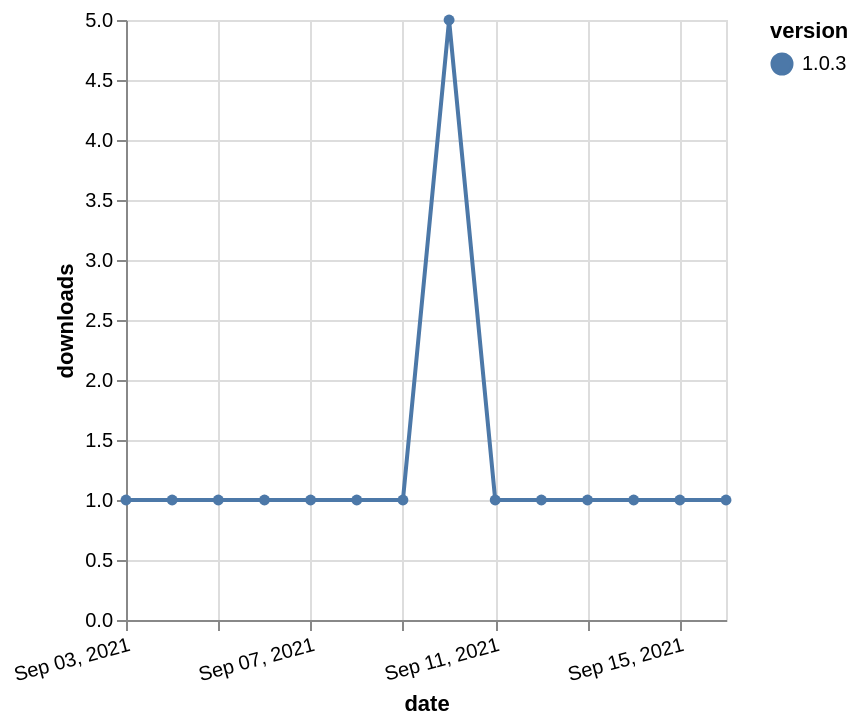

Express this chart as Vega-Lite.
### Vega-Lite specification from a JSON file in a GitHub repository (floating-point values rounded to 4 significant figures)
{"$schema": "https://vega.github.io/schema/vega-lite/v5.json", "description": "A simple bar chart with embedded data.", "data": {"values": [{"date": "2021-09-03", "total": 173, "delta": 1, "version": "1.0.3"}, {"date": "2021-09-04", "total": 174, "delta": 1, "version": "1.0.3"}, {"date": "2021-09-05", "total": 175, "delta": 1, "version": "1.0.3"}, {"date": "2021-09-06", "total": 176, "delta": 1, "version": "1.0.3"}, {"date": "2021-09-07", "total": 177, "delta": 1, "version": "1.0.3"}, {"date": "2021-09-08", "total": 178, "delta": 1, "version": "1.0.3"}, {"date": "2021-09-09", "total": 179, "delta": 1, "version": "1.0.3"}, {"date": "2021-09-10", "total": 184, "delta": 5, "version": "1.0.3"}, {"date": "2021-09-11", "total": 185, "delta": 1, "version": "1.0.3"}, {"date": "2021-09-12", "total": 186, "delta": 1, "version": "1.0.3"}, {"date": "2021-09-13", "total": 187, "delta": 1, "version": "1.0.3"}, {"date": "2021-09-14", "total": 188, "delta": 1, "version": "1.0.3"}, {"date": "2021-09-15", "total": 189, "delta": 1, "version": "1.0.3"}, {"date": "2021-09-16", "total": 190, "delta": 1, "version": "1.0.3"}]}, "width": "container", "mark": {"type": "line", "point": {"filled": true}}, "encoding": {"x": {"field": "date", "type": "temporal", "timeUnit": "yearmonthdate", "title": "date", "axis": {"labelAngle": -15}}, "y": {"field": "delta", "type": "quantitative", "title": "downloads"}, "color": {"field": "version", "type": "nominal"}, "tooltip": {"field": "delta"}}}
